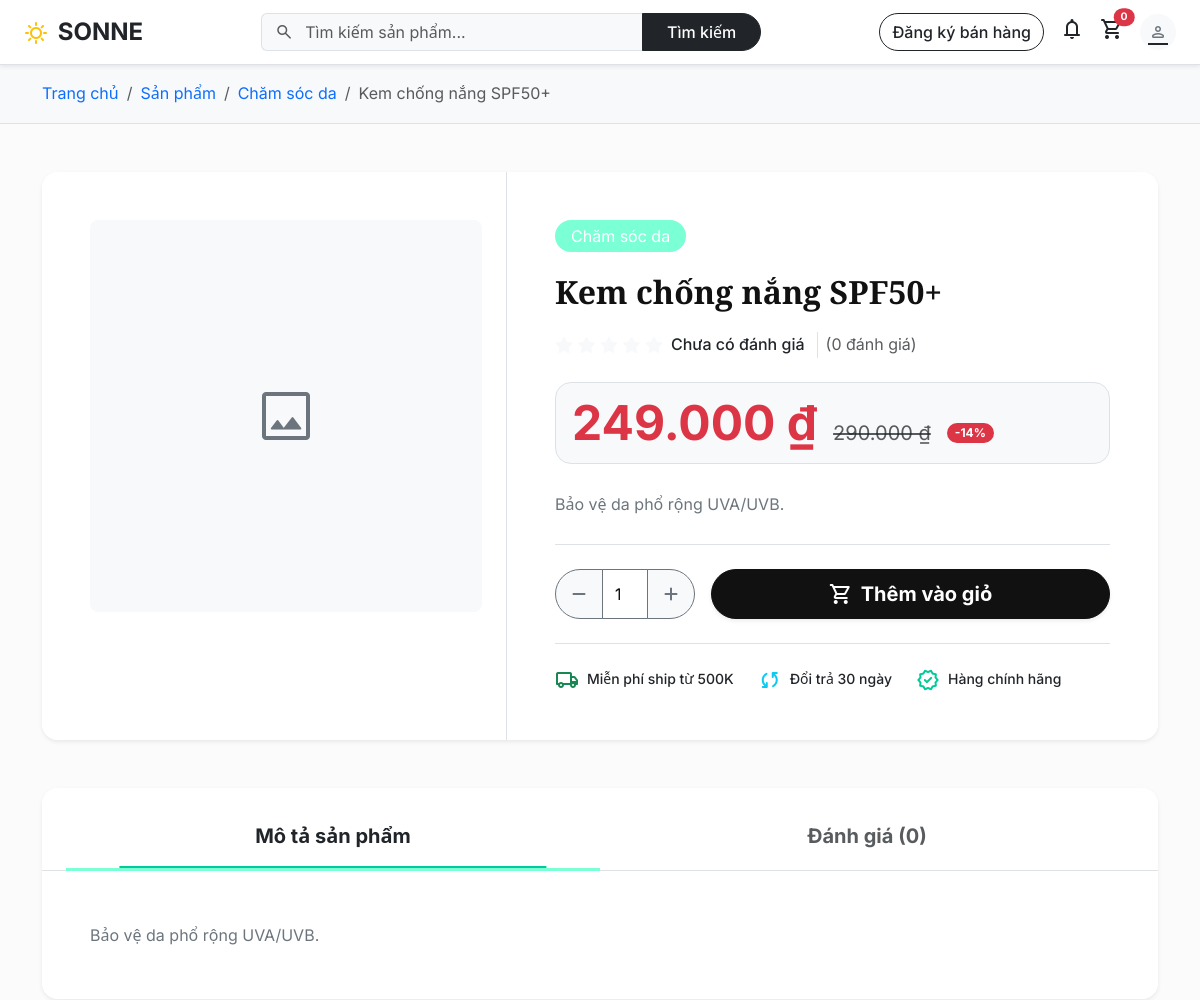
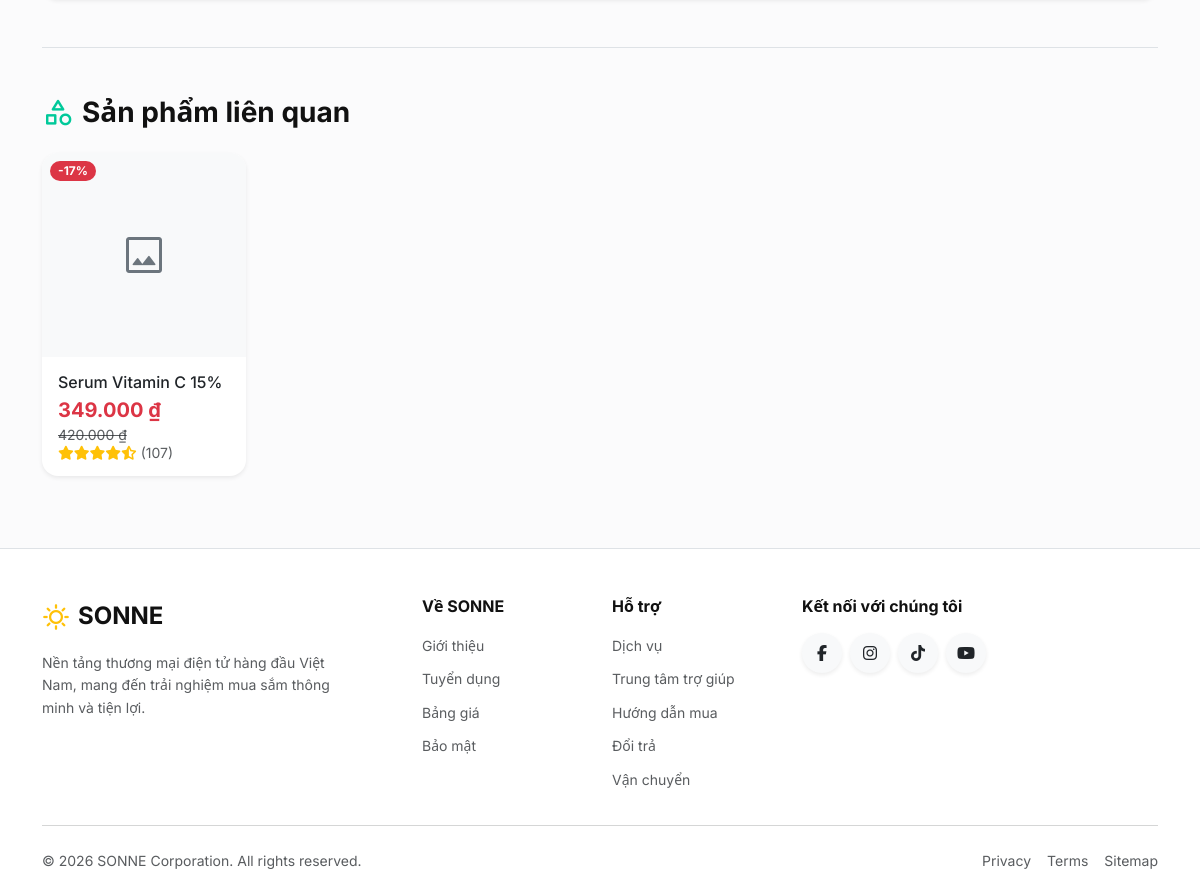
Page /product/kem-chong-nang-spf50 on the committed database (2 pictures, top to bottom).
### tables this page shows
CREATE TABLE products (
    id INT UNSIGNED AUTO_INCREMENT PRIMARY KEY,
    category_id INT UNSIGNED NOT NULL,
    name VARCHAR(180) NOT NULL,
    slug VARCHAR(220) NOT NULL UNIQUE,
    description TEXT NULL,
    price DECIMAL(12,2) NOT NULL DEFAULT 0,
    sale_price DECIMAL(12,2) NULL,
    stock INT NOT NULL DEFAULT 0,
    cover_image VARCHAR(255) NULL,
    is_featured TINYINT(1) NOT NULL DEFAULT 0,
    is_flash_sale TINYINT(1) NOT NULL DEFAULT 0,
    flash_ends_at DATETIME NULL,
    status ENUM('active','inactive') NOT NULL DEFAULT 'active',
    deleted_at DATETIME NULL,
    created_at DATETIME NOT NULL DEFAULT CURRENT_TIMESTAMP,
    updated_at DATETIME NOT NULL DEFAULT CURRENT_TIMESTAMP ON UPDATE CURRENT_TIMESTAMP,
    CONSTRAINT fk_products_category FOREIGN KEY (category_id) REFERENCES categories(id)
        ON UPDATE CASCADE ON DELETE RESTRICT,
    INDEX idx_products_status (status),
    INDEX idx_products_category (category_id)
);

CREATE TABLE categories (
    id INT UNSIGNED AUTO_INCREMENT PRIMARY KEY,
    name VARCHAR(120) NOT NULL,
    slug VARCHAR(140) NOT NULL UNIQUE,
    image VARCHAR(255) NULL,
    sort_order INT NOT NULL DEFAULT 0,
    created_at DATETIME NOT NULL DEFAULT CURRENT_TIMESTAMP,
    updated_at DATETIME NOT NULL DEFAULT CURRENT_TIMESTAMP ON UPDATE CURRENT_TIMESTAMP
);

### views/product/detail.php (the view, shortened to what the rows shown need)
<?php
$price     = (float)($product['sale_price'] ?? $product['price']);
$origPrice = (float)$product['price'];
$hasSale   = $product['sale_price'] && $price < $origPrice;
$discount  = $hasSale ? round((1 - $price / $origPrice) * 100) : 0;
$allImages = $images ?: ($product['cover_image'] ? [['image_path' => $product['cover_image']]] : []);
?>
<div class="bg-light py-3 border-bottom mb-4">
    <div class="container">
        <nav aria-label="breadcrumb">
            <ol class="breadcrumb mb-0">
                <li class="breadcrumb-item"><a href="<?= url() ?>" class="text-decoration-none hover-primary">Trang chủ</a></li>
                <li class="breadcrumb-item"><a href="<?= url('products') ?>" class="text-decoration-none hover-primary">Sản phẩm</a></li>
                <?php if (isset($product['category_slug'])): ?>
                <li class="breadcrumb-item"><a href="<?= url('category/' . e($product['category_slug'])) ?>" class="text-decoration-none hover-primary"><?= e($product['category_name'] ?? '') ?></a></li>
                <?php endif; ?>
                <li class="breadcrumb-item active" aria-current="page"><?= e($product['name']) ?></li>
            </ol>
        </nav>
    </div>
</div>
<section class="py-4">
    <div class="container">
        <div class="card border-0 shadow-sm rounded-4 overflow-hidden mb-5">
            <div class="row g-0">
                <div class="col-md-6 col-lg-5 p-4 py-lg-5 ps-lg-5 border-end bg-white">
                    <div class="position-relative bg-light rounded-3 overflow-hidden ratio ratio-1x1 mb-3" id="galleryMain">
                        <?php if ($allImages): ?>
                        <img src="<?= asset(e($allImages[0]['image_path'] ?? $product['cover_image'])) ?>"
                             alt="<?= e($product['name']) ?>" id="mainImg" class="object-fit-cover w-100 h-100">
                        <?php else: ?>
                        <div class="d-flex align-items-center justify-content-center w-100 h-100 text-secondary">
                            <span class="material-symbols-rounded" style="font-size: 64px;">image</span>
                        </div>
                        <?php endif; ?>
                    </div>
                </div>
                <div class="col-md-6 col-lg-7 p-4 p-lg-5 bg-white d-flex flex-column">
                    <div class="mb-3 d-flex flex-wrap gap-2 align-items-center">
                        <span class="badge text-bg-primary fs-6 fw-normal px-3 py-2 rounded-pill"><?= e($product['category_name'] ?? '') ?></span>
                    </div>
                    <h1 class="h2 fw-bold mb-3 font-playfair lh-base"><?= e($product['name']) ?></h1>
                    <div class="d-flex align-items-center mb-4 gap-2">
                        <div class="text-warning lh-1">
                            <?php for ($s = 1; $s <= 5; $s++): ?>
                            <i class="fas <?= $s <= round($avgRating) ? 'fa-star' : 'fa-star text-light' ?>"></i>
                            <?php endfor; ?>
                        </div>
                        <span class="fw-medium text-dark"><?= $avgRating > 0 ? $avgRating : 'Chưa có đánh giá' ?></span>
                        <span class="text-muted border-start ps-2 ms-1">(<?= count($reviews) ?> đánh giá)</span>
                    </div>
                    <div class="p-3 bg-light rounded-4 mb-4 d-flex align-items-end flex-wrap gap-3 border">
                        <span class="display-5 fw-bold text-danger lh-1"><?= formatPrice($price) ?></span>
                        <?php if ($hasSale): ?>
                        <span class="fs-5 text-decoration-line-through text-muted lh-1 pb-1"><?= formatPrice($origPrice) ?></span>
                        <span class="badge bg-danger rounded-pill px-2 py-1 align-bottom mb-1">-<?= $discount ?>%</span>
                        <?php endif; ?>
                    </div>
                    <p class="text-secondary mb-4 lh-lg"><?= truncate($product['description'] ?? '', 200) ?></p>
                    <div class="d-flex flex-wrap gap-3 mt-auto pt-4 border-top">
                        <div class="input-group" style="width: 140px; height: 50px;">
                            <button class="btn btn-outline-secondary px-3 bg-light" type="button" id="qtyMinus"><i class="fas fa-minus"></i></button>
                            <input type="number" id="qtyInput" class="form-control text-center fw-medium border-secondary h-100" value="1" min="1" max="<?= max(1,(int)$product['stock']) ?>">
                            <button class="btn btn-outline-secondary px-3 bg-light" type="button" id="qtyPlus"><i class="fas fa-plus"></i></button>
                        </div>
                        <button class="btn btn-primary btn-lg flex-grow-1 btn-add-cart-detail rounded-pill d-flex align-items-center justify-content-center fw-bold shadow-sm"
                                data-id="<?= (int)$product['id'] ?>"
                                <?= $product['stock'] <= 0 ? 'disabled' : '' ?> style="height: 50px;">
                            <span class="material-symbols-rounded me-2">shopping_cart</span>
                            <?= $product['stock'] <= 0 ? 'Hết hàng' : 'Thêm vào giỏ' ?>
                        </button>
                    </div>
                    <div class="d-flex flex-wrap gap-4 mt-4 pt-4 border-top text-dark">
                        <div class="d-flex align-items-center small fw-medium">
                            <span class="material-symbols-rounded text-success me-2 fs-4">local_shipping</span> Miễn phí ship từ 500K
                        </div>
                        <div class="d-flex align-items-center small fw-medium">
                            <span class="material-symbols-rounded text-info me-2 fs-4">sync</span> Đổi trả 30 ngày
                        </div>
                        <div class="d-flex align-items-center small fw-medium">
                            <span class="material-symbols-rounded text-primary me-2 fs-4">verified</span> Hàng chính hãng
                        </div>
                    </div>
                </div>
            </div>
        </div>
        <div class="card border-0 shadow-sm rounded-4 mb-5 overflow-hidden">
            <div class="card-header bg-white border-bottom-0 p-0 px-md-4 pt-md-3">
                <ul class="nav nav-tabs nav-justified border-bottom-0" id="productTabs" role="tablist">
                    <li class="nav-item" role="presentation">
                        <button class="nav-link active fw-bold fs-5 border-0 border-bottom border-primary border-3 bg-transparent text-dark py-3 rounded-0" id="desc-tab" data-bs-toggle="tab" data-bs-target="#tab-desc" type="button" role="tab" aria-controls="tab-desc" aria-selected="true" onclick="document.querySelectorAll('#productTabs .nav-link').forEach(btn => btn.classList.remove('border-primary', 'border-3', 'text-dark', 'text-muted')); this.classList.add('border-primary', 'border-3', 'text-dark'); document.getElementById('reviews-tab').classList.add('text-muted');">Mô tả sản phẩm</button>
                    </li>
                    <li class="nav-item" role="presentation">
                        <button class="nav-link fw-bold fs-5 border-0 bg-transparent text-muted py-3 rounded-0" id="reviews-tab" data-bs-toggle="tab" data-bs-target="#tab-reviews" type="button" role="tab" aria-controls="tab-reviews" aria-selected="false" onclick="document.querySelectorAll('#productTabs .nav-link').forEach(btn => btn.classList.remove('border-primary', 'border-3', 'text-dark', 'text-muted')); this.classList.add('border-primary', 'border-3', 'text-dark'); document.getElementById('desc-tab').classList.add('text-muted');">Đánh giá (<?= count($reviews) ?>)</button>
                    </li>
                </ul>
            </div>
            <div class="card-body p-4 p-lg-5 bg-white border-top">
                <div class="tab-content" id="productTabsContent">
                    <div class="tab-pane fade show active" id="tab-desc" role="tabpanel" aria-labelledby="desc-tab">
                        <div class="lh-lg text-secondary fs-6">
                            <?= nl2br(e($product['description'] ?? 'Chưa có mô tả.')) ?>
                        </div>
                    </div>
                </div>
            </div>
        </div>
        <?php if ($related): ?>
        <div class="mb-5 border-top pt-5">
            <h3 class="fw-bold mb-4 d-flex align-items-center"><span class="material-symbols-rounded text-primary me-2 fs-2">category</span> Sản phẩm liên quan</h3>
            <div class="row row-cols-2 row-cols-md-3 row-cols-lg-4 row-cols-xl-5 g-3 g-md-4">
                <?php foreach ($related as $prod): ?>
                <div class="col">
                    <?php include ROOT_PATH . '/views/partials/product-card.php'; ?>
                </div>
                <?php endforeach; ?>
            </div>
        </div>
        <?php endif; ?>
    </div>
</section>

### views/partials/product-card.php
<?php
$price     = (float)($prod['sale_price'] ?? $prod['price']);
$origPrice = (float)$prod['price'];
$hasSale   = $prod['sale_price'] && $prod['sale_price'] < $origPrice;
$discount  = $hasSale ? round((1 - $price / $origPrice) * 100) : 0;
?>
<div class="card h-100 border-0 shadow-sm rounded-4 overflow-hidden position-relative product-card-hover" data-aos="fade-up">
    <?php if ($hasSale): ?>
    <span class="position-absolute top-0 start-0 m-2 badge bg-danger text-white rounded-pill px-2 py-1 z-1" style="font-size: 0.75rem;">-<?= $discount ?>%</span>
    <?php endif; ?>
    <a href="<?= url('product/' . e($prod['slug'])) ?>" class="d-block position-relative ratio ratio-1x1 bg-light">
        <?php if ($prod['cover_image']): ?>
        <img src="<?= asset(e($prod['cover_image'])) ?>" alt="<?= e($prod['name']) ?>" class="object-fit-cover w-100 h-100" loading="lazy">
        <?php else: ?>
        <div class="d-flex align-items-center justify-content-center w-100 h-100">
            <span class="material-symbols-rounded text-secondary" style="font-size: 48px;">image</span>
        </div>
        <?php endif; ?>
    </a>
    <div class="card-body d-flex flex-column p-3">
        <h6 class="card-title mb-2" style="display: -webkit-box; -webkit-line-clamp: 2; -webkit-box-orient: vertical; overflow: hidden;">
            <a href="<?= url('product/' . e($prod['slug'])) ?>" class="text-decoration-none text-dark fw-medium stretched-link"><?= e($prod['name']) ?></a>
        </h6>
        <div class="mt-auto">
            <div class="d-flex align-items-center flex-wrap gap-2 mb-1">
                <span class="fw-bold text-danger fs-5 lh-1"><?= formatPrice($price) ?></span>
                <?php if ($hasSale): ?>
                <span class="text-decoration-line-through text-muted small lh-1"><?= formatPrice($origPrice) ?></span>
                <?php endif; ?>
            </div>
            <div class="d-flex align-items-center small">
                <span class="text-warning lh-1">
                    <i class="fas fa-star"></i><i class="fas fa-star"></i><i class="fas fa-star"></i><i class="fas fa-star"></i><i class="fas fa-star-half-alt"></i>
                </span>
                <span class="text-muted ms-1 lh-1">(<?= rand(10, 500) ?>)</span>
            </div>
        </div>
    </div>
</div>

### core/Router.php (shortened to what the rows shown need)
<?php
class Router {
    private array $routes = [];
    private function add(string $method, string $path, string $handler): void {
        $this->routes[] = compact('method', 'pattern', 'handler');
    }
    public function dispatch(): void {
        $method = $_SERVER['REQUEST_METHOD'] ?? 'GET';
        $uri = parse_url($_SERVER['REQUEST_URI'] ?? '/', PHP_URL_PATH);
        $base = str_replace('\\', '/', dirname($_SERVER['SCRIPT_NAME'] ?? '/'));
        $base = $base === '/' ? '' : rtrim($base, '/');
        if (str_starts_with($uri, $base)) {
            $uri = substr($uri, strlen($base));
        }
        $uri = '/' . ltrim($uri, '/');
        if ($uri !== '/' ) $uri = rtrim($uri, '/');
        foreach ($this->routes as $route) {
            if ($route['method'] !== $method) continue;
            if (!preg_match($route['pattern'], $uri, $matches)) continue;
            $params = array_filter($matches, 'is_string', ARRAY_FILTER_USE_KEY);
            [$class, $action] = explode('@', $route['handler']);
            $controller = new $class();
            $controller->$action($params);
            return;
        }
    }
}

### rows in the picture
products: category.name "Chăm sóc da", name "Kem chống nắng SPF50+", sale_price "249.000 ₫", price "290.000 ₫", discount "14", description "Bảo vệ da phổ rộng UVA/UVB."
products: discount "17", name "Serum Vitamin C 15%", sale_price "349.000 ₫", price "420.000 ₫"

### other values in the picture
count($reviews) "0"
